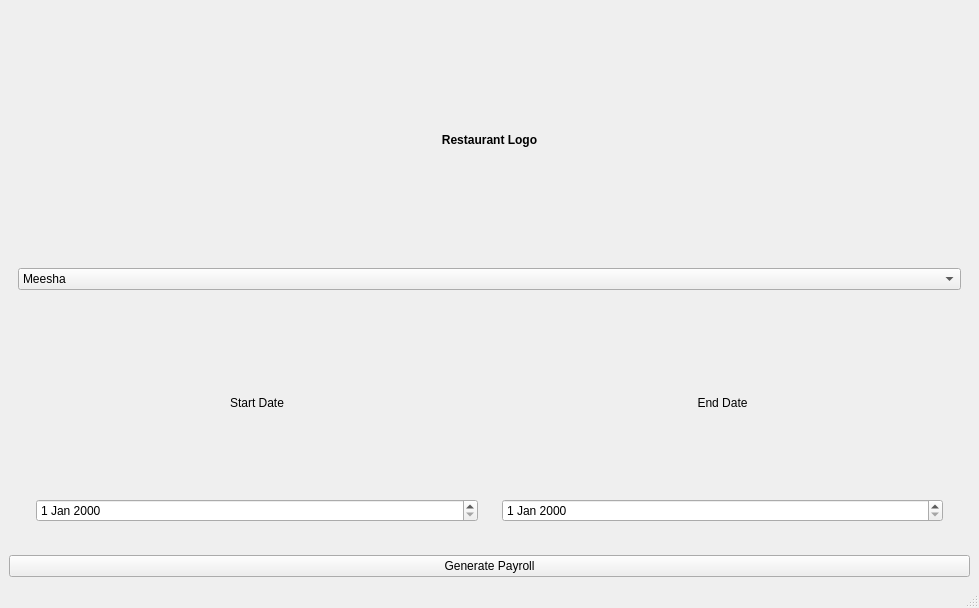
<?xml version="1.0" encoding="UTF-8"?>
<ui version="4.0">
 <class>MainWindow</class>
 <widget class="QMainWindow" name="MainWindow">
  <property name="geometry">
   <rect>
    <x>0</x>
    <y>0</y>
    <width>979</width>
    <height>608</height>
   </rect>
  </property>
  <property name="windowTitle">
   <string>MainWindow</string>
  </property>
  <widget class="QWidget" name="centralwidget">
   <layout class="QVBoxLayout" name="verticalLayout">
    <item>
     <widget class="QWidget" name="logoRestaurantDateQWidget" native="true">
      <layout class="QVBoxLayout" name="verticalLayout_2">
       <item>
        <widget class="QLabel" name="restaurantLogoQLabel">
         <property name="text">
          <string>&lt;html&gt;&lt;head/&gt;&lt;body&gt;&lt;p align=&quot;center&quot;&gt;&lt;span style=&quot; font-weight:600;&quot;&gt;Restaurant Logo&lt;/span&gt;&lt;/p&gt;&lt;/body&gt;&lt;/html&gt;</string>
         </property>
        </widget>
       </item>
       <item>
        <widget class="QComboBox" name="restaurantQComboBox">
         <item>
          <property name="text">
           <string>Meesha</string>
          </property>
         </item>
         <item>
          <property name="text">
           <string>Kricket Club</string>
          </property>
         </item>
        </widget>
       </item>
       <item>
        <widget class="QWidget" name="dateQWidget" native="true">
         <layout class="QHBoxLayout" name="horizontalLayout">
          <item>
           <widget class="QWidget" name="startDateQWidget" native="true">
            <layout class="QVBoxLayout" name="verticalLayout_4">
             <item>
              <widget class="QLabel" name="startDateQLabel">
               <property name="text">
                <string>&lt;html&gt;&lt;head/&gt;&lt;body&gt;&lt;p align=&quot;center&quot;&gt;Start Date&lt;/p&gt;&lt;/body&gt;&lt;/html&gt;</string>
               </property>
              </widget>
             </item>
             <item>
              <widget class="QDateEdit" name="startDateQDateEdit"/>
             </item>
            </layout>
           </widget>
          </item>
          <item>
           <widget class="QWidget" name="endDateQWidget" native="true">
            <layout class="QVBoxLayout" name="verticalLayout_3">
             <item>
              <widget class="QLabel" name="endDateQLabel">
               <property name="text">
                <string>&lt;html&gt;&lt;head/&gt;&lt;body&gt;&lt;p align=&quot;center&quot;&gt;End Date&lt;/p&gt;&lt;/body&gt;&lt;/html&gt;</string>
               </property>
              </widget>
             </item>
             <item>
              <widget class="QDateEdit" name="endDateQDateEdit"/>
             </item>
            </layout>
           </widget>
          </item>
         </layout>
        </widget>
       </item>
      </layout>
     </widget>
    </item>
    <item>
     <widget class="QPushButton" name="generatePayrollQPushButton">
      <property name="text">
       <string>Generate Payroll</string>
      </property>
     </widget>
    </item>
   </layout>
  </widget>
  <widget class="QMenuBar" name="menubar">
   <property name="geometry">
    <rect>
     <x>0</x>
     <y>0</y>
     <width>979</width>
     <height>24</height>
    </rect>
   </property>
  </widget>
  <widget class="QStatusBar" name="statusbar"/>
 </widget>
 <resources/>
 <connections/>
</ui>
